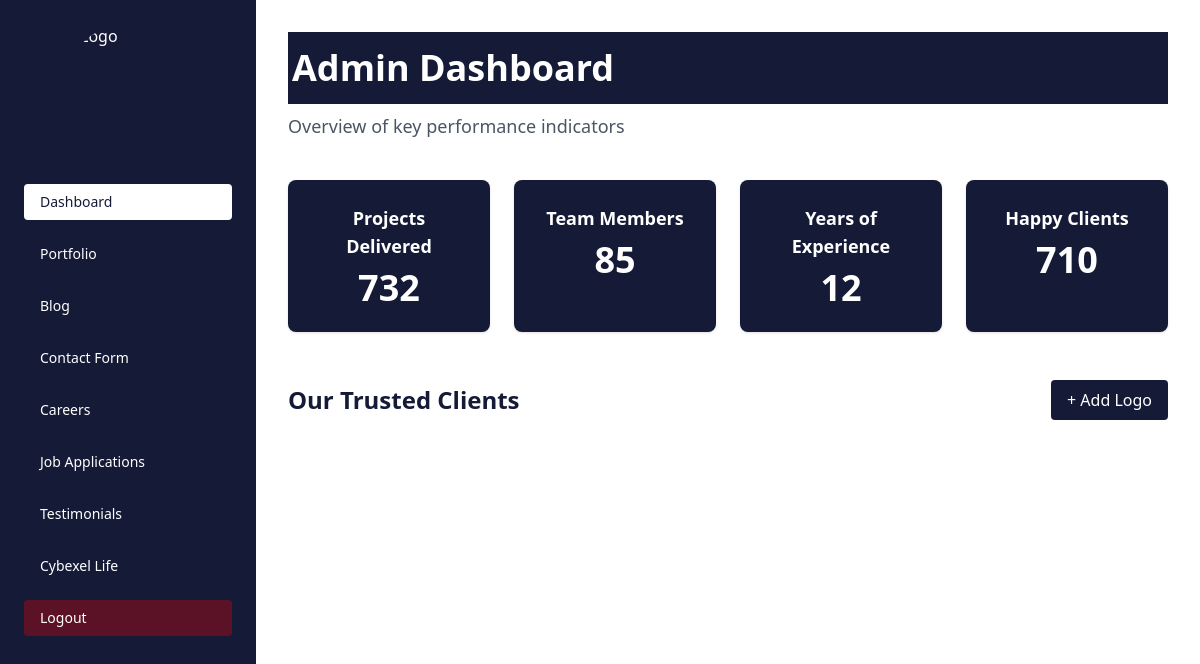
/admin_dashboard/ (signed in), run on the app's committed database.
### cybexelapp/models.py (models this page shows, shortened)
class Statistic(models.Model):
    title = models.CharField(max_length=100)
    count = models.PositiveIntegerField()

### cybexelapp/views.py (the view, shortened to what this page needs)
# urls.py: path('admin_dashboard/', views.admin_dashboard, name='admin_dashboard'),
@never_cache
@login_required(login_url='admin_login')
def admin_dashboard(request):
    if not request.user.is_staff:
        return redirect('admin_login')
    stats = Statistic.objects.all()
    logos = ClientLogo.objects.all().order_by('-id')
    return render(request, "admin_dashboard.html", {
        "stats": stats,
        "logos": logos
    })

### cybexelapp/templates/admin_dashboard.html (shortened to what this page needs)
{% load static %}
<!DOCTYPE html>
<html lang="en">
<head>
  <script src="https://cdn.tailwindcss.com"></script>
</head>
<body class="bg-white text-[#151a37] font-sans">
  <div class="flex min-h-screen">
    <aside class="w-64 bg-[#151a37] text-white p-6 fixed h-screen">
      <div class="flex items-center justify-center mb-8">
        <img src="{% static 'images/logo1.png' %}" alt="Logo" class="w-32 h-32 object-contain rounded-full">
      </div>
      <nav>
        <ul class="space-y-4 text-sm">
           <li>
            <a href="{% url 'admin_dashboard' %}" class="block py-2 px-4 rounded bg-white text-[#151a37]">
              Dashboard
            </a>
          </li>
           <li>
            <a href="{% url 'admin_portfolio' %}" class="block py-2 px-4 rounded hover:bg-white hover:text-[#151a37]">
              Portfolio
            </a>
          </li>
          <li>
            <a href="{% url 'admin_blog' %}" class="block py-2 px-4 rounded hover:bg-white hover:text-[#151a37]">
              Blog
            </a>
          </li>
          <li>
            <a href="{% url 'admin_contact' %}" class="block py-2 px-4 rounded hover:bg-white hover:text-[#151a37]">
              Contact Form
            </a>
          </li>
          <li>
            <a href="{% url 'admin_careers' %}" class="block py-2 px-4 rounded hover:bg-white hover:text-[#151a37]">
              Careers
            </a>
          </li>
          <li>
            <a href="{% url 'admin_job_applications' %}" class="block py-2 px-4 rounded hover:bg-white hover:text-[#151a37]">
              Job Applications
            </a>
          </li>
          <li>
            <a href="{% url 'admin_testimonials' %}" class="block py-2 px-4 rounded hover:bg-white hover:text-[#151a37]">
              Testimonials
            </a>
          </li>
          <li>
            <a href="{% url 'admin_cybexelife' %}" class="block py-2 px-4 rounded hover:bg-white hover:text-[#151a37]">
              Cybexel Life
            </a>
          </li>
          <li>
  <a href="{% url 'logout' %}" class="block py-2 px-4 rounded bg-[red]/30 text-white">
    Logout
  </a>
</li>
        </ul>
      </nav>
    </aside>
<main class="flex-1 p-8 pl-[18rem]">
  <h1 class="text-4xl font-bold mb-2 bg-[#151a37] text-white pl-1 py-4">Admin Dashboard</h1>
  <p class="text-lg text-gray-600 mb-10">Overview of key performance indicators</p>
<div class="grid grid-cols-1 md:grid-cols-2 lg:grid-cols-4 gap-6 mb-12">
  {% for stat in stats %}
  <div class="relative bg-[#151a37] text-white p-6 rounded-lg shadow text-center group">
    <h2 class="text-lg font-semibold">{{ stat.title }}</h2>
    <p class="text-4xl font-bold mt-2" id="stat-count-{{ stat.id }}">{{ stat.count }}</p>
  </div>
  {% endfor %}
</div>
  <div class="flex justify-between items-center mb-6">
  <h2 class="text-2xl font-semibold text-[#151a37] ">Our Trusted Clients</h2>
  <button onclick="showAddLogoForm()" class="bg-[#151a37] text-white px-4 py-2 rounded hover:bg-[#2d2a58]">
    + Add Logo
  </button>
</div>
<div class="grid grid-cols-2 md:grid-cols-4 lg:grid-cols-6 gap-6">
</div>
</div>
</body>
</html>

### data on the page
Statistic: title "Projects Delivered", count "732"
Statistic: title "Team Members", count "85"
Statistic: title "Years of Experience", count "12"
Statistic: title "Happy Clients", count "710"
